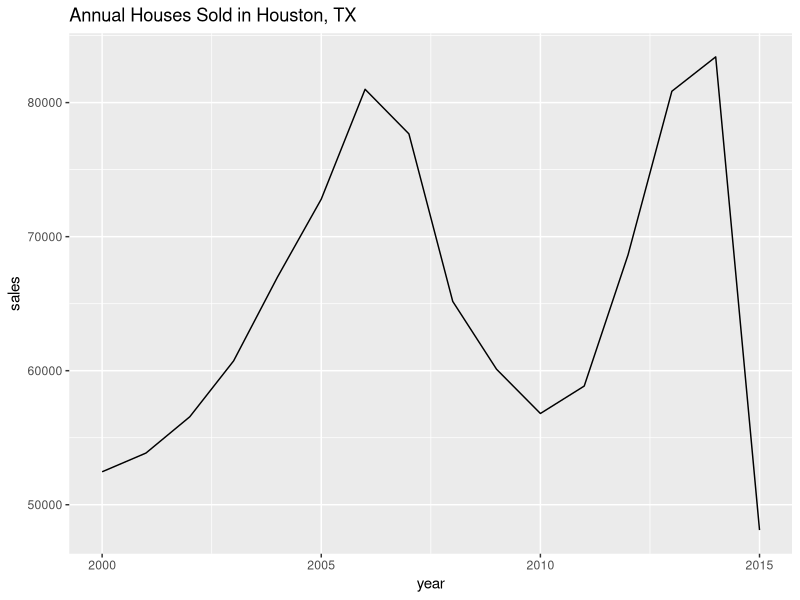
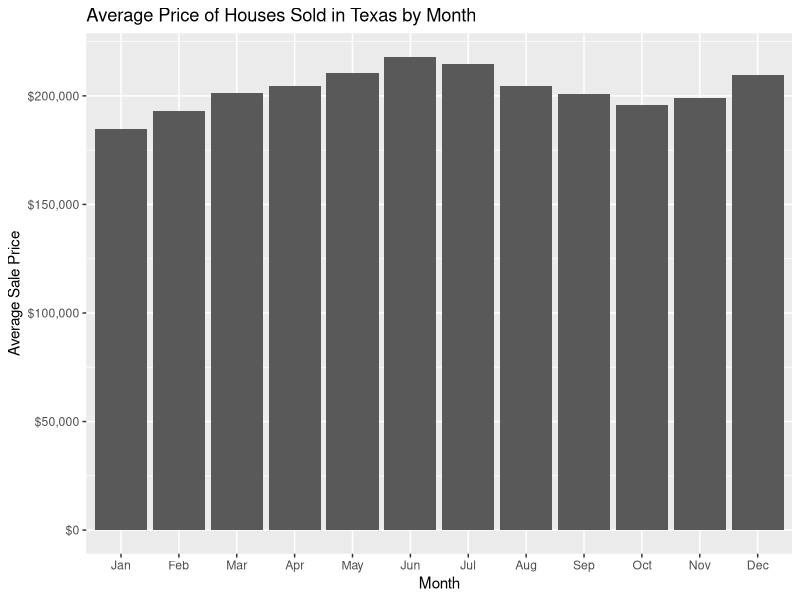
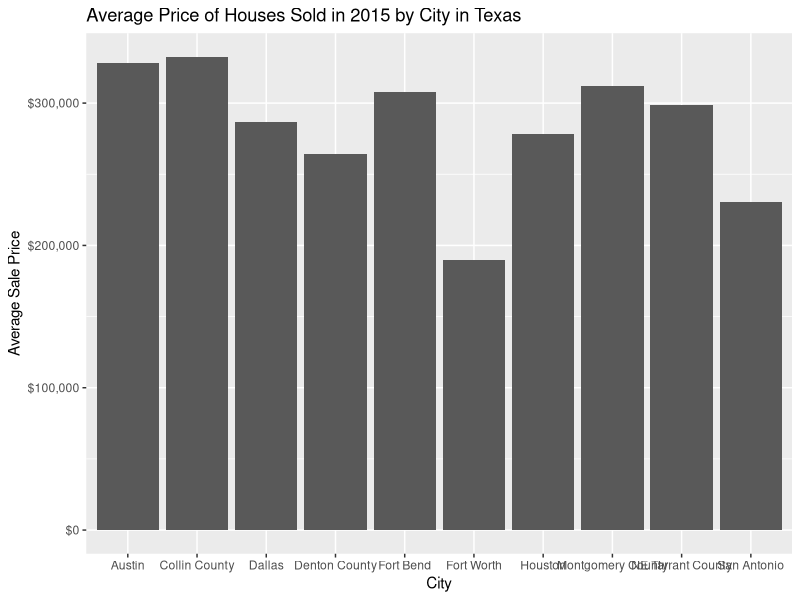

Here is the R script that generated these plots, in order:
## ---- chunk 1
#| fig-height: 70 
if(!require("tidyverse")) install.packages("tidyverse")
library(tidyverse)
txhousing |> 
  filter(city=="Houston") |> 
  group_by(year) |> 
  summarize(sales=sum(sales)) |> 
  ggplot(aes(x=year, y=sales)) + 
    geom_line() + 
    ggtitle("Annual Houses Sold in Houston, TX")
## ---- chunk 2
if(!require("tidyverse")) install.packages("tidyverse")
library(tidyverse)
txhousing |> 
   filter(city=="Houston") |> 
    group_by(month) |> 
    summarize(avg_price=sum(volume) / sum(sales)) |> 
    mutate(month=factor(month.abb[month], 
                 levels=month.abb, ordered=TRUE)) |>
    ggplot(aes(x=month, y=avg_price)) + 
    geom_bar(stat="identity") + 
    ggtitle("Average Price of Houses Sold in Texas by Month") + 
    xlab("Month") + 
    ylab("Average Sale Price") + 
    scale_y_continuous(labels = scales::dollar)
## ---- chunk 3
if(!require("tidyverse")) install.packages("tidyverse")
library(tidyverse)
txhousing |> filter(year==2015) |> 
    group_by(city) |> 
    summarize(avg_price=sum(volume) / sum(sales),
              num_sales=sum(sales)) |> 
    slice_max(num_sales, n=10) |>
    ggplot(aes(x=city, y=avg_price)) + 
    geom_bar(stat="identity") + 
    ggtitle("Average Price of Houses Sold in 2015 by City in Texas") + 
    xlab("City") + 
    ylab("Average Sale Price") + 
    scale_y_continuous(labels = scales::dollar)
